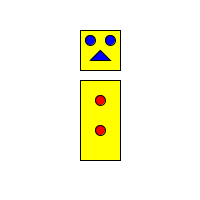
Frame 1 (no input)
Frame 60 (the mouse pressed at the canvas centre just before this capture): identical to frame 1, image omitted
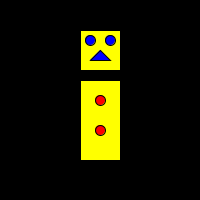
Frame 120 (the mouse held since frame 60 and released just before this capture)

The Processing sketch that drew these frames (run headless with seeded random() and noise(); from frame 60 on, the mouse is pressed at the canvas centre):

// Processing sketch: processing_89848
// ── processing_89848.pde


  
  void setup(){
size(200,200);
}

void draw(){
  if(mouseX<width/2)
  background(255);
  else 
  background(0);
  //face and body
  fill(255,255,0); 
  rect(80,30,40,40);
  rect(80,80,40,80);
  //eye
  fill(0,0,255);
  ellipse(90,40,10,10);
  ellipse(110,40,10,10);
  //mouth
  triangle(90,60,110,60,100,50);
  //buttons
  fill(255,0,0);
  ellipse(100,100,10,10);
  ellipse(100,130,10,10);
  

}
